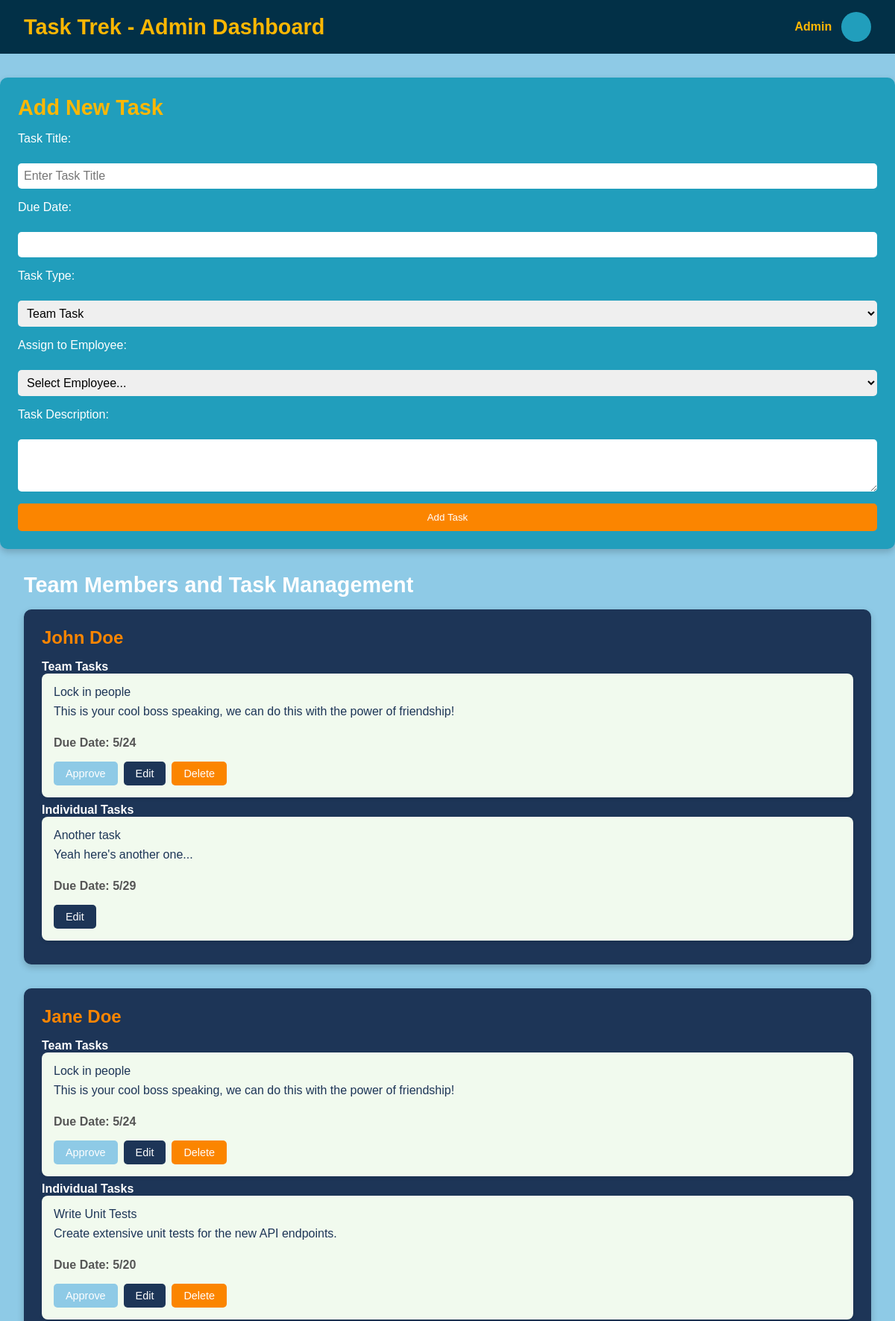
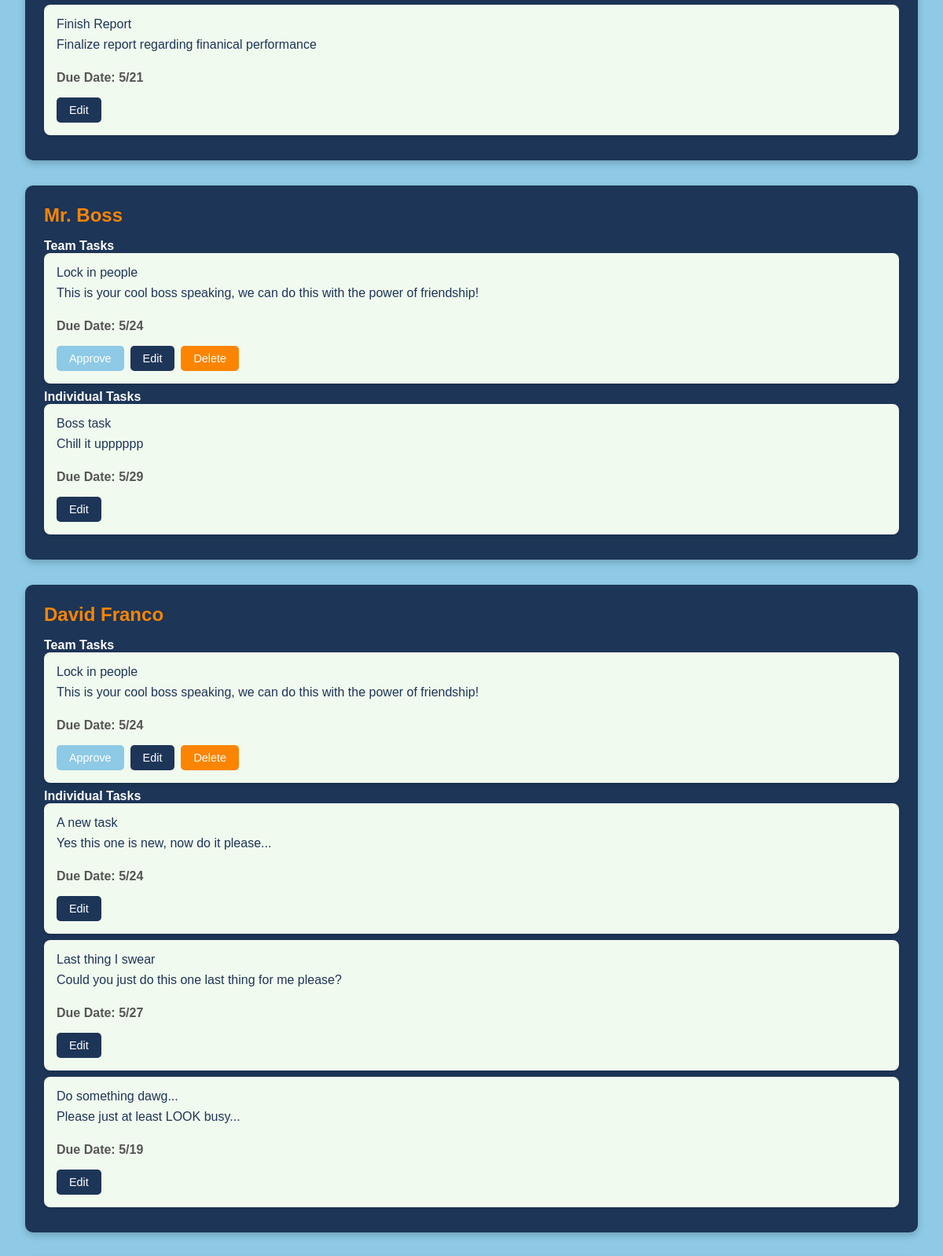
/superuser/1/ (upper part), run on the app's committed database (2 pictures, top to bottom).
### tasktrek/models.py (models this page shows, shortened)
class Employee(models.Model):
    id = models.AutoField(primary_key=True)
    name = models.CharField(max_length = 64)
    is_admin = models.BooleanField(default=False)
    tasks = models.CharField(max_length = 64)
    username = models.CharField(max_length = 64, default="nousername")
    password = models.IntegerField(default = 11111)
    def __str__(self):
        return f"{self.id}~{self.name}~{self.is_admin}~{self.tasks}~{self.username}~{self.password}"

class Task(models.Model):
    id = models.AutoField(primary_key = True)
    name = models.CharField(max_length = 32, default="...")
    description = models.CharField(max_length = 100)
    due_date = models.CharField(default = "")
    is_complete = models.CharField(default = "False")
    is_team = models.CharField(default="False")

### tasktrek/views.py (the view)
# urls.py: path('superuser/<int:employee_id>/', views.superuser, name="superuser"),
def superuser(request, employee_id):
    dataConnector = sqlite3.connect('db.sqlite3')
    cursor = dataConnector.cursor()
    print("Woah look at Mr big shot over here")
    print(employee_id)
    print(type(employee_id))
    employees = Employee.objects.all()
    tasks = Task.objects.all()
    print("Look at my employees...")
    print(employees)
    clean_employee_list = []
    for employee in employees:
        clean_copy = str(employee)
        clean_employee_list.append(clean_copy.split("~"))
    print(clean_employee_list)
    for employee in clean_employee_list:
        if(employee[3] == ""):
            continue
        else:
            clean_task_list = employee[3].split(",")
            task_list = []
            for task_id in clean_task_list:
                cursor.execute("SELECT name FROM tasktrek_task WHERE id = ? AND is_team = ?", [task_id, "False"])
                task_entry = {}
                task_entry['id'] = task_id
                task_entry['name'] = cursor.fetchone()[0]
                cursor.execute("SELECT description FROM tasktrek_task WHERE id = ? AND is_team = ?", [task_id, "False"])
                task_entry['description'] = cursor.fetchone()[0]
                cursor.execute("SELECT due_date FROM tasktrek_task WHERE id = ? AND is_team = ?", [task_id, "False"])
                task_entry['due_date'] = cursor.fetchone()[0]
                cursor.execute("SELECT is_complete FROM tasktrek_task WHERE id = ? AND is_team = ?", [task_id, "False"])
                task_entry['is_complete'] = cursor.fetchone()[0]
                task_list.append(task_entry)
                print(task_id)
            print("Look at my task list")
            print(task_list)
            employee[3] = task_list
    print("Finally my list is made!!!")
    print(clean_employee_list)
    new_employee_list = []
    for employee in clean_employee_list:
        new_employee = {
            'id': employee[0],
            'name': employee[1],
            'is_admin': employee[2],
            'tasks': employee[3],
            'username': employee[4],
            'password': employee[5]
        }
        new_employee_list.append(new_employee)
    print("NOWWWW it's done...")
    print(new_employee_list)
    cursor.execute("SELECT * FROM tasktrek_task WHERE is_team = ?", ["True"])
    group_tasks = cursor.fetchall()
    print("///////////////////////////////////////////////////")
    print("Look at my group tasks")
    print(group_tasks)
    clean_group_tasks = []
    for group_task in group_tasks:
        gt_entry = {}
        gt_entry['id'] = group_task[0]
        gt_entry['title'] = group_task[3]
        gt_entry['description'] = group_task[1]
        gt_entry['due_date'] = group_task[2]
        print("ASSEMBLED GT ENTRY")
        print(gt_entry)
        print("$$$$$$$$$$")
        clean_group_tasks.append(gt_entry)
    print(clean_group_tasks)
    return render(request, "superuser.html", {'employees': new_employee_list, 'group_tasks': clean_group_tasks, 'admin_id': employee_id})

### tasktrek/templates/superuser.html (shortened to what this page needs)
<!DOCTYPE html>
<html lang="en">
<head>
    {% load static %}
    <link rel="stylesheet" href="{% static 'css/styles.css' %}">
</head>
<body>
    <div class="header-bar">
        <h1>Task Trek - Admin Dashboard</h1>
        <div class="user-info">
            <span class="user-name">Admin</span>
            <div class="profile-picture"></div>
        </div>
    </div>
    <div class="add-task-card">
        <h2>Add New Task</h2>
        <form action="{% url 'handlecreate' admin_id=admin_id %}" method="post">
            <label for="task-title">Task Title:</label>
            <input type="text" id="task-title" name="task_title" placeholder="Enter Task Title" required>
            <label for="due-date">Due Date:</label>
            <input type="text" id="due-date" name="due_date" required>
            <label for="task-type">Task Type:</label>
            <select id="task-type" name="task_type" required>
                <option value="team">Team Task</option>
            </select>
            <label for="employee-select">Assign to Employee:</label>
            <select id="employee-select" name="employee_id">
                <option value="" selected disabled>Select Employee...</option>
            </select>
            <label for="task-description">Task Description:</label>
            <textarea id="task-description" name="task_description" rows="3" required></textarea>
            <button type="submit" class="add-task-submit-btn">Add Task</button>
        </form>
    </div>
    <div class="admin-container">
        <div class="management-section">
            <h2>Team Members and Task Management</h2>
            <div class="user-management">
                {% for employee in employees %}
                    <div class="user-card">
                        <div class="card-header">
                            <h3>{{employee.name}}</h3>
                        </div>
                        <h4>Team Tasks</h4>
                        <ul class="task-list">
                            {% for task in group_tasks %}
                            <li>
                                <span class="task-title">{{ task.title }}</span>
                                <p class="task-description">{{ task.description }}</p>
                                <p class="task-due-date"><strong>Due Date:</strong> {{ task.due_date}}</p>
                                <div class="action-buttons">
                                    <button class="approve-btn">Approve</button>
                                    <button data-adminid = {{admin_id}} data-taskid = {{task.id}} class="edit-btn">Edit</button>
                                    <button class="deny-btn">Delete</button>
                                </div>
                            </li>
                            {% endfor %}
                        </ul>
                        <h4>Individual Tasks</h4>
                        <ul class="task-list">
                                {% for task in employee.tasks %}
                                {% if task.id == "" %}
                                {% else %}
                                    {% if task.is_complete == "True" %}
                                    <li>
                                    <span class="task-title">{{ task.name }}</span>
                                    <p class="task-description">{{ task.description }}</p>
                                    <p class="task-due-date"><strong>Due Date:</strong> {{ task.due_date}}</p>
                                    <div class="action-buttons">
                                        <form action="{%url 'handledelete' admin_id=admin_id employee_id=employee.id task_id=task.id %}" method="post">
                                            <button class="approve-btn" name="delete" type="submit">Approve</button>
                                        </form>
                                        <button data-adminid = {{admin_id}} data-taskid = {{task.id}} class="edit-btn">Edit</button>
                                        <form action="{%url 'handledelete' admin_id=admin_id employee_id=employee.id task_id=task.id %}" method="post">
                                            <button class="deny-btn" name="delete" type="submit">Delete</button>
                                        </form>
                                    </div>
                                    </li>
                                    {% else %}
                                    <li>
                                    <span class="task-title">{{ task.name }}</span>
                                    <p class="task-description">{{ task.description }}</p>
                                    <p class="task-due-date"><strong>Due Date:</strong> {{ task.due_date}}</p>
                                    <div class="action-buttons">
                                        <button  data-adminid = {{admin_id}} data-taskid = {{task.id}} class="edit-btn">Edit</button>
                                    </div>
                                    </li>
                                    {% endif %}
                                {% endif %}
                                {% endfor %}
                        </ul>
                    </div>
                {% endfor %}
            </div>
        </div>
    </div>
</body>
</html>

### tasktrek/static/css/styles.css (style rules this page uses)
* { margin: 0; padding: 0; box-sizing: border-box; }
body { font-family: 'Arial', sans-serif; background-color: #8ecae6; color: white; padding: 0; }
.header-bar { background-color: #023047; padding: 1rem 2rem; display: flex; align-items: center; justify-content: space-between; color: white; }
.header-bar h1 { font-size: 1.8rem; font-weight: bold; color: #ffb703; }
.user-info { display: flex; align-items: center; }
.user-info .profile-picture { width: 40px; height: 40px; border-radius: 50%; background-color: #219ebc; margin-left: 0.8rem; }
.user-info .user-name { font-size: 1rem; font-weight: bold; color: #ffb703; }
.admin-container { padding: 2rem; display: flex; flex-direction: column; gap: 2rem; }
.management-section h2 { font-size: 1.8rem; color: white; margin-bottom: 1rem; }
.user-management { display: flex; flex-direction: column; gap: 2rem; }
.user-card { background-color: #1d3557; color: white; padding: 1.5rem; border-radius: 10px; box-shadow: 0px 4px 10px rgba(0, 0, 0, 0.2); position: relative; }
.card-header { display: flex; justify-content: space-between; align-items: center; margin-bottom: 1rem; }
.card-header h3 { margin: 0; font-size: 1.5rem; color: #fb8500; }
.user-card p { font-size: 1rem; margin: 0.5rem 0 1rem 0; }
.task-list { list-style: none; padding: 0; margin: 0; }
.task-list li { background-color: #f1faee; color: #1d3557; padding: 1rem; margin-bottom: 0.5rem; border-radius: 8px; display: flex; flex-direction: column; justify-content: flex-start; align-items: stretch; box-shadow: 0px 2px 5px rgba(0, 0, 0, 0.1); }
.action-buttons { display: flex; gap: 0.5rem; }
.approve-btn { background-color: #8ecae6; color: white; border: none; padding: 0.5rem 1rem; border-radius: 5px; cursor: pointer; font-size: 0.9rem; }
.deny-btn { background-color: #fb8500; color: white; border: none; padding: 0.5rem 1rem; border-radius: 5px; cursor: pointer; font-size: 0.9rem; }
.edit-btn { background-color: #1d3557; color: white; border: none; padding: 0.5rem 1rem; border-radius: 5px; cursor: pointer; font-size: 0.9rem; }
.add-task-card { background-color: #219ebc; color: white; padding: 1.5rem; border-radius: 10px; box-shadow: 0px 4px 10px rgba(0, 0, 0, 0.2); margin-top: 2rem; }
.add-task-card h2 { font-size: 1.8rem; color: #ffb703; margin-bottom: 1rem; }
.add-task-card form { display: flex; flex-direction: column; gap: 1rem; }
.add-task-card label { font-size: 1rem; margin-bottom: 0.5rem; }
.add-task-card select, .add-task-card textarea { padding: 0.5rem; border-radius: 5px; border: none; font-size: 1rem; }
.add-task-card .add-task-submit-btn { background-color: #fb8500; color: white; border: none; padding: 0.7rem 1.3rem; border-radius: 5px; cursor: pointer; }
.add-task-card input { padding: 0.5rem; border-radius: 5px; border: none; font-size: 1rem; width: 100%; box-sizing: border-box; }
.task-due-date { font-size: 0.9rem; color: #555; margin-top: 0.5rem; margin-bottom: 0.5rem; font-weight: bold; }

### data on the page
Employee: name "John Doe"
Task: title "Lock in people", description "This is your cool boss speaking, we can do this with the power of friendship!", due_date "5/24"
Task: name "Another task", description "Yeah here's another one...", due_date "5/29"
Employee: name "Jane Doe"
Task: name "Write Unit Tests", description "Create extensive unit tests for the new API endpoints.", due_date "5/20"
Task: name "Finish Report", description "Finalize report regarding finanical performance", due_date "5/21"
Employee: name "Mr. Boss"
Task: name "Boss task", description "Chill it upppppp", due_date "5/29"
Employee: name "David Franco"
Task: name "A new task", description "Yes this one is new, now do it please...", due_date "5/24"
Task: name "Last thing I swear", description "Could you just do this one last thing for me please?", due_date "5/27"
Task: name "Do something dawg...", description "Please just at least LOOK busy...", due_date "5/19"
